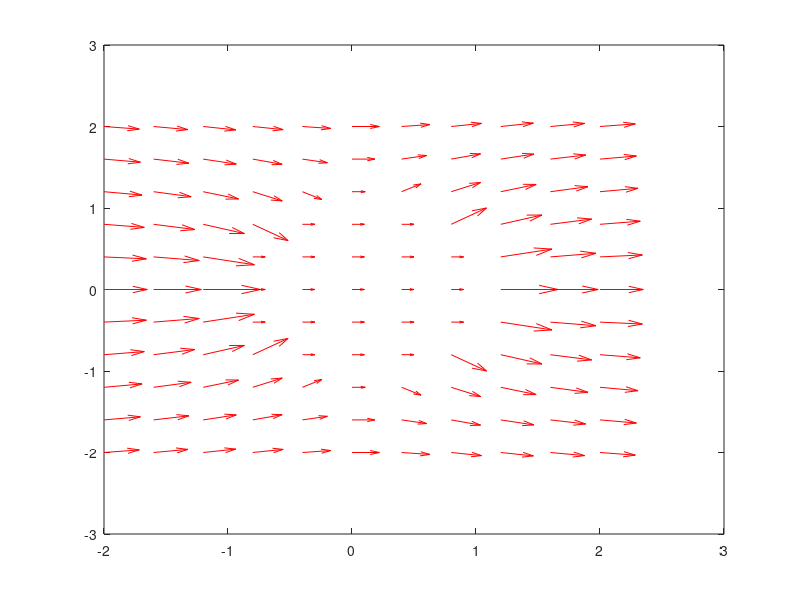

This chart was generated by the following MATLAB code: (Note: this script raises an error after producing the figure.)
%% CODE FOR FIGURE 1 %%

% INITIALIZE MATLAB
close all;
clc;
clear all;
%K=19, a =1;
[x, y] = meshgrid(-2:0.4:2.0,-2.0:0.4:2.0);
r= sqrt(x.^2 + y.^2) <1;
U = 0.1;
V = 0;
U = U .* r;
V = V .* r;
quiver(x,y,U,V,0, 'r');
hold on
r0= sqrt(x.^2 + y.^2) >1;
U0 = (1+ (0.9).*(x.^2 - y.^2)./((x.^2 + y.^2).^2));
V0 = (((1.8).*x.*y)./((x.^2 + y.^2).^2));
U0 = U0 .* r0;
V0 = V0 .* r0;
quiver(x,y,U0,V0, 'r');
hold on;
p = nsidedpoly(1000, 'Center', [0, 0], 'Radius', 1);
plot(p, 'FaceColor', 'g', 'FaceAlpha',.1)
axis equal
xlabel('x');
ylabel('y');
set(gca,'fontsize',25);
